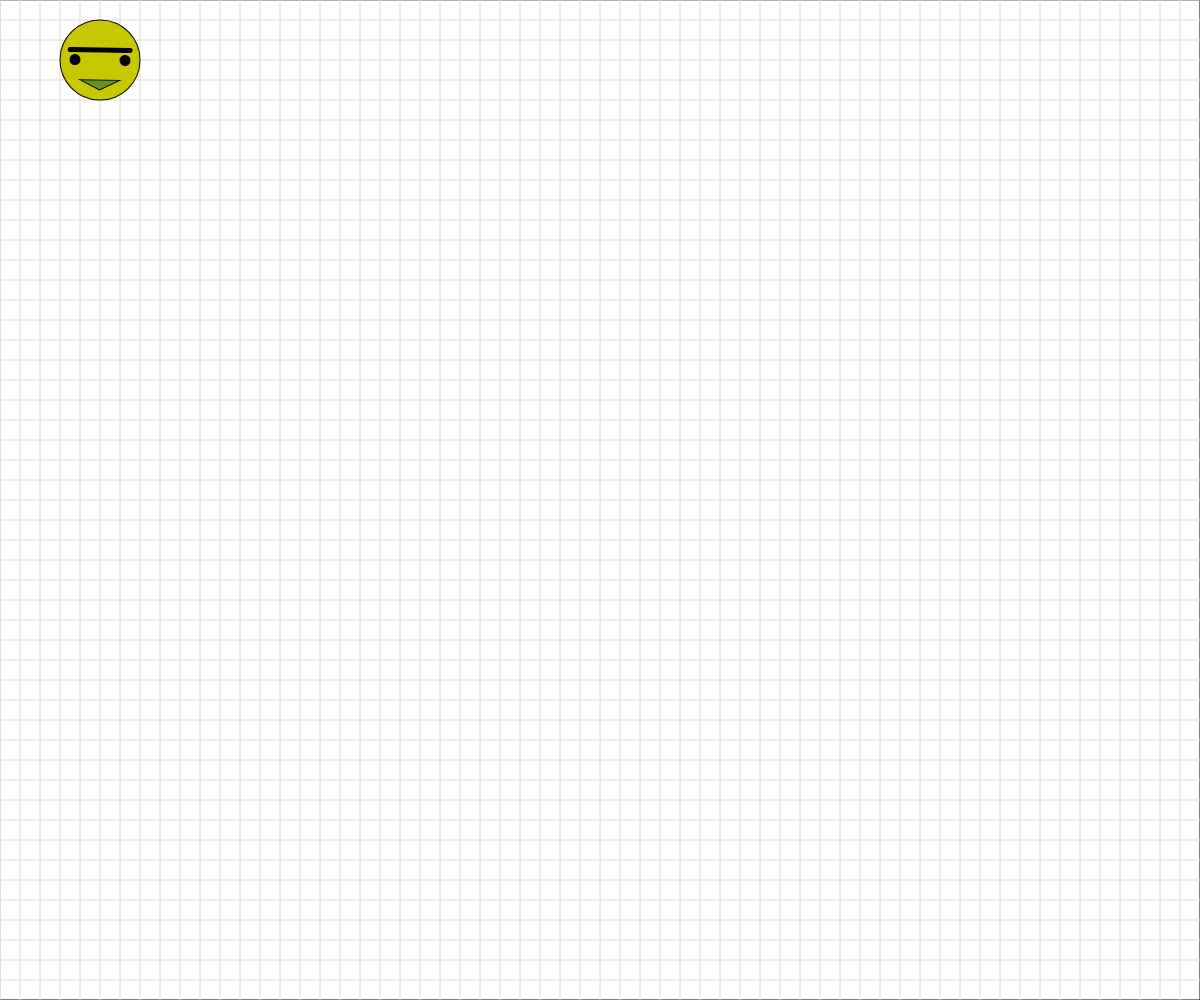
Frame 1 (no input)
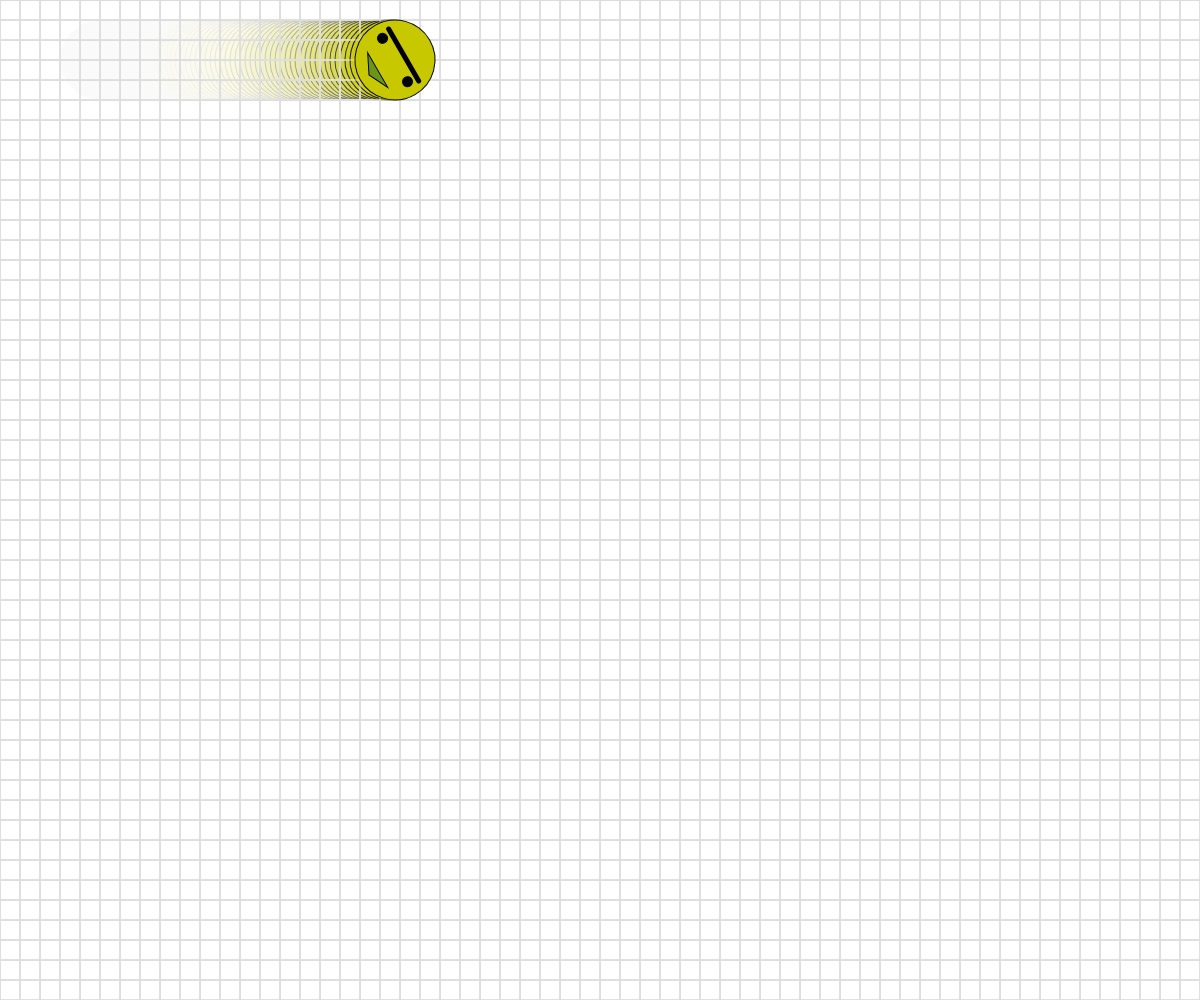
Frame 60 (no input)
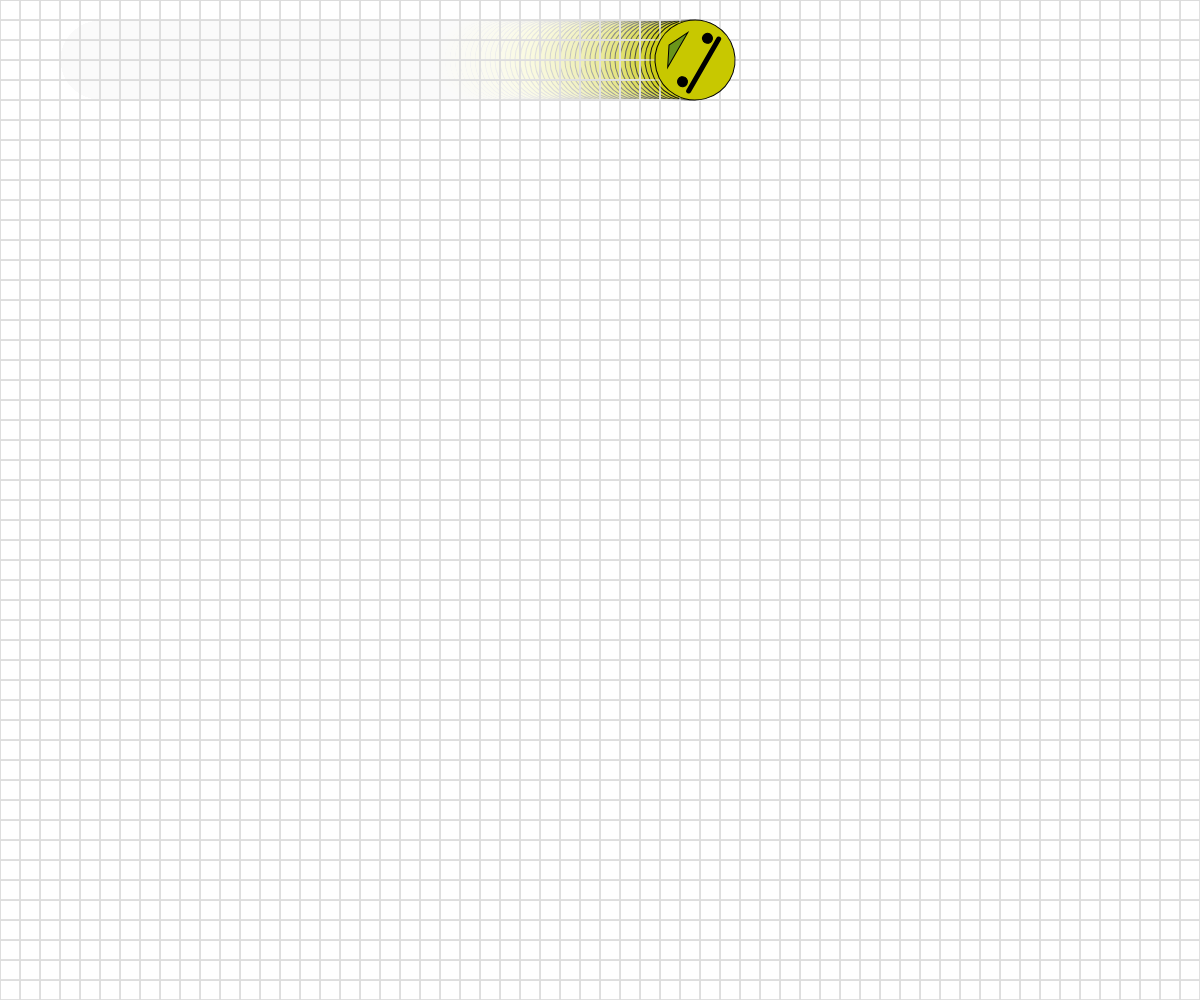
Frame 120 (the mouse pressed at the canvas centre since frame 60)

The p5.js sketch that drew these frames (run headless with seeded random() and noise() and a simulated clock; from frame 60 on, the mouse is pressed at the canvas centre):

// p5.js sketch
// ── sketch.js
// Basic Transformations Sandbox


let originalSpacing = 20;
let x = 100;
let xSpeed = 5;

function setup() {
  createCanvas(windowWidth, windowHeight);
}

function draw() {
  fill(255,20);
  rect(0,0, width, height);

  drawBasicGrid(220);
  
  

  //transformation one: TRANSLATION
  // push();
  // translate(100,20);
  // rectangleRed(0,0);
  // pop();

  // push();
  // translate(mouseX, mouseY);
  // drawBasicGrid(75);
  // rectangleBlue(0,0)
  // pop();
  //add push()  pop()




  //transformation two: SCALE
  // rectangleRed(0,0);



  // push();
  // rectMode(CENTER);
  // scale(mouseX/100);
  // translate(100,100);
  // drawBasicGrid(50);
  // rectangleBlue(0,0);
  // pop();



  //transformation three: ROTATION
  //reminder: rotations are measured in radians, not degrees! Functions can help with the conversion...
 
  push();
  translate(x,60);
  rotate(radians(frameCount));
  //scale(mouseX/width*2);
  //drawBasicGrid(50);
  face(0,0);


  pop();

  x += xSpeed;
  if (x < 0 || x> width) {
    xSpeed *= -1;
  }

  //Combinations of Transformations

  

}


function face(x, y) {
  //draw a face at x,y
  push();
  translate(x,y);
  ellipseMode(CENTER);
  fill(200,200,0);
  stroke(0);
  ellipse(0,0,80,80);
  fill(90, 140, 30, 220);
  triangle(-20, 20, 20, 20, 0, 30);
  fill(0);
  ellipse(-25,0,10,10);
  ellipse(25,0,10,10);
  strokeWeight(5);
  line(-30,-10,30,-10);
  strokeWeight(1);
  pop();

}

function rectangleRed(x, y) {
  //draw a red rectangle at x,y (sized 50 pixels square) - to visualize what happens to the coordinate system
  //when different basic transformations are applied.
  noStroke();
  fill(255, 0, 0, 150);
  rect(x, y, 50, 50);

}

function rectangleBlue(x, y) {
  //draw a red rectangle at x,y (sized 50 pixels square) - to visualize what happens to the coordinate system
  //when different basic transformations are applied.
  noStroke();
  fill(0, 0, 255, 150);
  rect(x, y, 50, 50);

}

function drawBasicGrid(shade) {
  //draw the normal cartesian Coordinate Grid, in a light color. Spaced at 20 px by default
  stroke(shade);
  for (let x = 0; x < width; x += 20) {
    line(x, 0, x, height);
  }
  for (let y = 0; y < height; y += 20) {
    line(0, y, width, y);
  }
}
